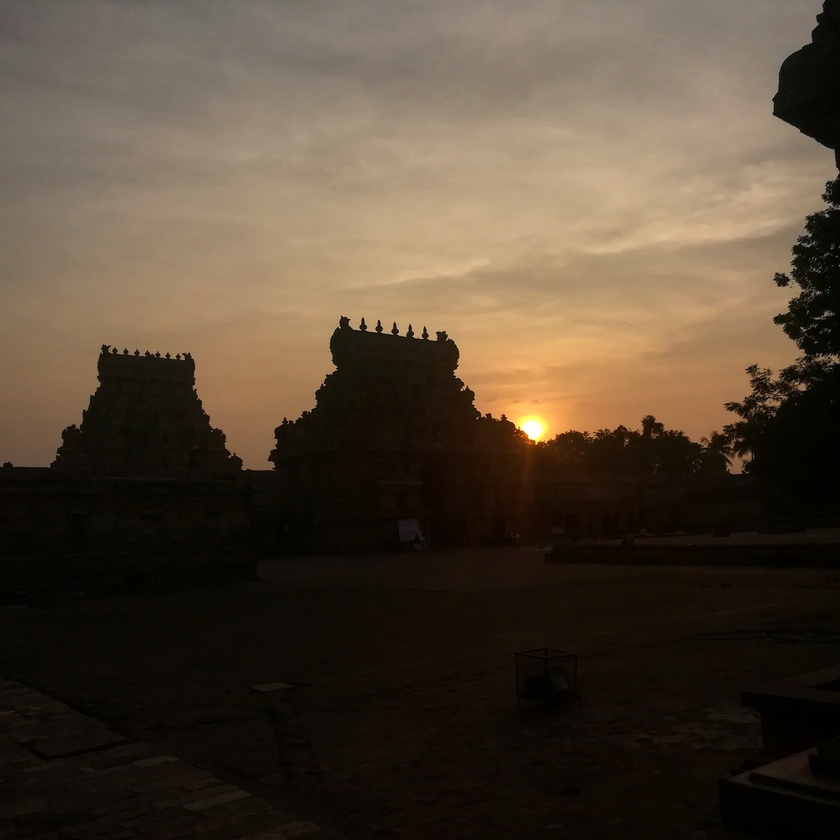
#> input picture Part1/histo_e.jpg, 840 x 840 px, shrunk from 2976 x 2976 before the run
$ python histogram.py
#> lines starting #> are read from the running program, lines starting #| are printed output that depends on the picture
import cv2
import numpy as np
import matplotlib.pyplot as plt

img = cv2.imread('histo_e.jpg', 0)
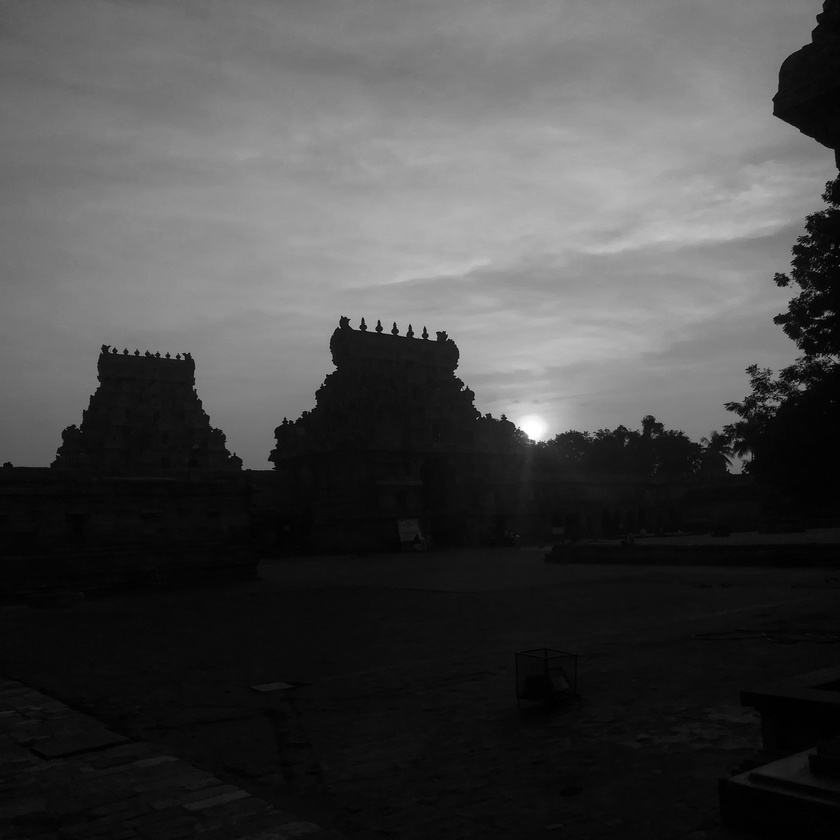
#> img: shape (840, 840); min 0, max 255, mean 71.4
img_equal_hist = cv2.equalizeHist(img)
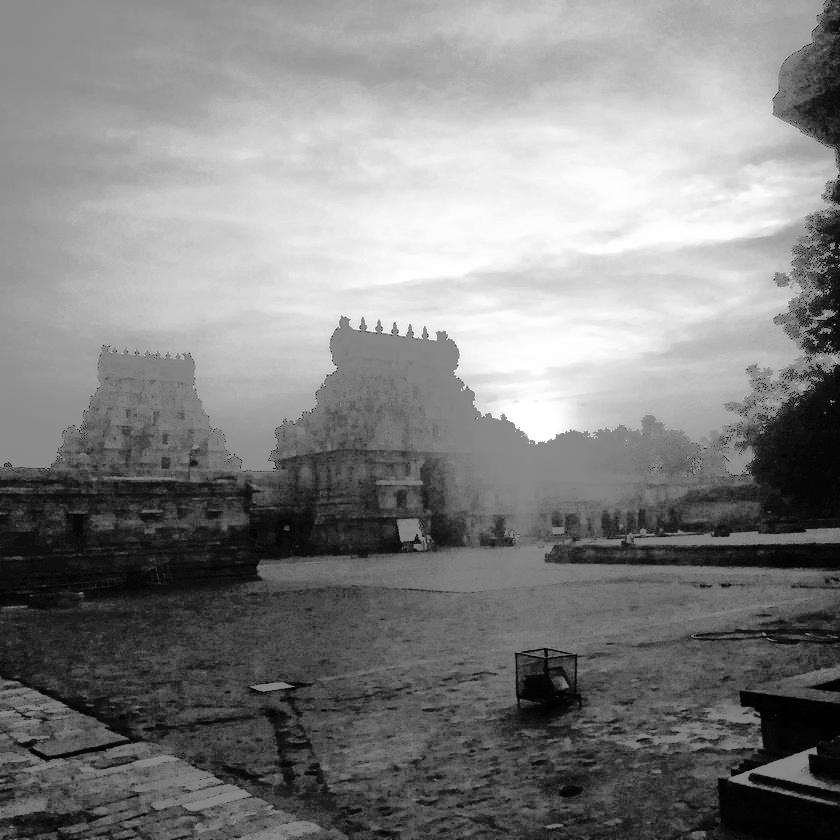
#> img_equal_hist: shape (840, 840); min 0, max 255, mean 130

f, axes = plt.subplots(2,2, figsize=(30,20))
axes[0, 0].imshow(cv2.cvtColor(img, cv2.COLOR_BGR2RGB))
axes[0, 0].set_title('origin')
axes[0, 1].imshow(cv2.cvtColor(img_equal_hist, cv2.COLOR_BGR2RGB))
axes[0, 1].set_title('hist equal')
axes[1, 0].hist(img.flatten(), 256, [0,256])
axes[1, 1].hist(img_equal_hist.flatten(), 256, [0,256])
plt.show()
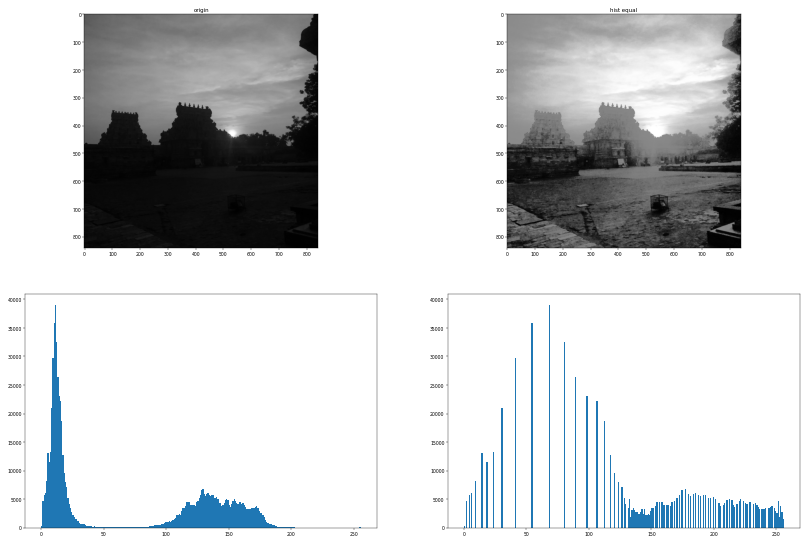
#> figure drawn by matplotlib, 4 panels; panel 3: tallest bar 38943 high, from x = 11 to 12; panel 4: tallest bar 38943 high, from x = 68 to 69
plt.close()

$ run again, with Part1/hoa.jpg copied over Part1/histo_e.jpg
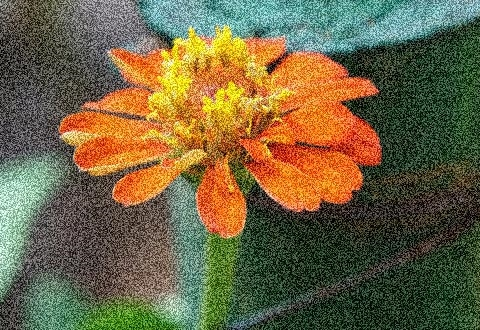
#> input picture Part1/hoa.jpg, 480 x 330 px
#> `img_equal_hist = cv2.equalizeHist(img)`:
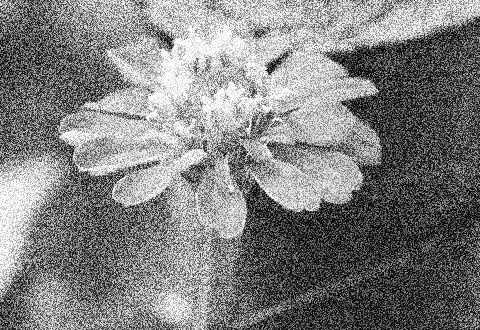
#> img_equal_hist: shape (330, 480); min 0, max 255, mean 128
#> `plt.show()`:
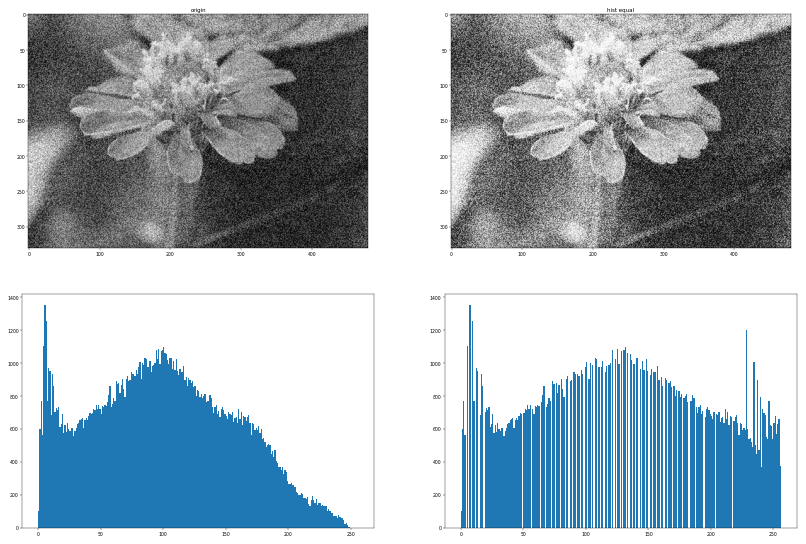
#> figure drawn by matplotlib, 4 panels; panel 3: tallest bar 1349 high, from x = 5 to 6; panel 4: tallest bar 1349 high, from x = 7 to 8
